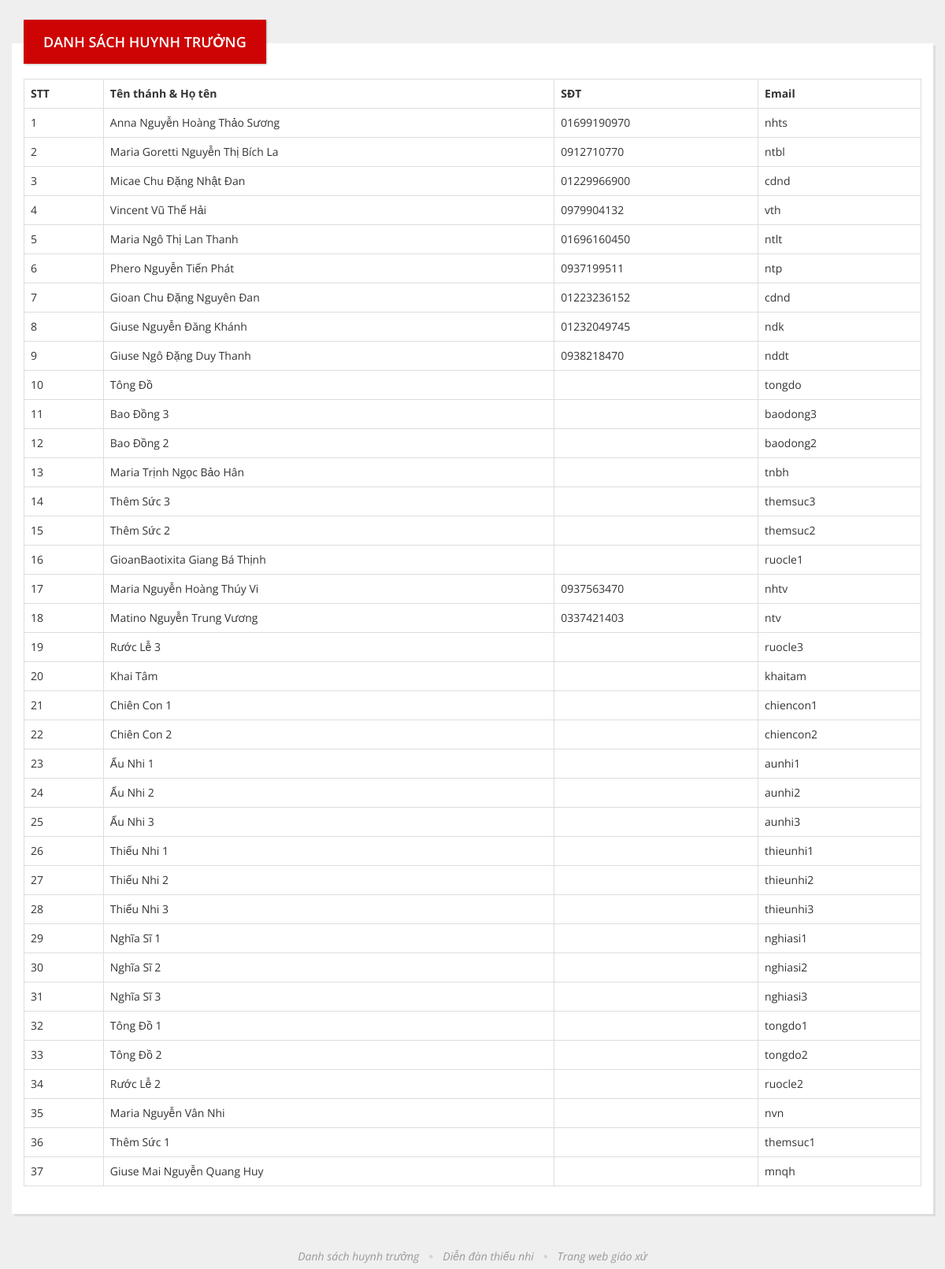
/index.php/index/danhsachhuynhtruong, run on the app's committed database.
### tables this page shows
CREATE TABLE `huynhtruong` (
  `id_huynhtruong` int(11) NOT NULL AUTO_INCREMENT,
  `mahuynhtruong` varchar(20) NOT NULL,
  `tenthanh` varchar(36) NOT NULL,
  `hoten` varchar(36) NOT NULL,
  `gioitinh` int(11) NOT NULL,
  `ngaysinh` varchar(15) NOT NULL,
  `ngaybonmang` varchar(15) NOT NULL,
  `diachi` text NOT NULL,
  `sdt` varchar(12) NOT NULL,
  `email` varchar(50) NOT NULL,
  `caphuynhtruong` varchar(20) NOT NULL,
  `chucvu` varchar(30) NOT NULL,
  `ghichu` text NOT NULL,
  `tinhtrang` int(11) NOT NULL,
  PRIMARY KEY (`id_huynhtruong`),
  UNIQUE KEY `mahuynhtruong` (`mahuynhtruong`)
);

### application/controllers/Index.php (called while the page is built, shortened)
<?php
class Index extends CI_Controller{
	public function __construct(){
		$this->load->helper("url");
	}
	public function danhsachhuynhtruong(){
		$this->load->database();
		$query=$this->db->query("SELECT * FROM huynhtruong WHERE id_huynhtruong !=16 AND tinhtrang = 1 ORDER BY mahuynhtruong");
		$data["result"]=$query->result_array();
		$data["page_title"]="Trang chủ";
		$data["view_page"]="view_danhsachhuynhtruong";
		$this->load->view("home/index",$data);
	}
}
?>

### index.php (called while the page is built, shortened)
<?php
require_once BASEPATH.'core/CodeIgniter.php';

### application/views/home/view_danhsachhuynhtruong.php (the view)
<div class="wrapper">
	<div class="box">
		<div class="box-title">Danh sách huynh trưởng</div>
		<div class="box-content table-responsive">
			<table class="table table-bordered">
            	<tr>
	                <th>STT</th>
	                <th>Tên thánh & Họ tên</th>
	                <th>SĐT</th>
	                <th>Email</th>
             	</tr>
	            <?php
	            foreach ($result as $key => $value) {
		        ?>
	            <tr>
	                <td><?php echo $key+1 ?></td>
	                <td><?php echo $value['tenthanh']." ".$value['hoten'] ?></td>
	                <td><?php echo $value['sdt'] ?></td>
	                <td><?php echo $value['email'] ?></td>
	              </tr>
	            <?php
	            }
	            ?>
        	</table>
        </div>
	</div>
</div>

### tmp/css/style.css (style rules this page uses)
* { outline: none; }
html { position: relative; min-height: 100%; }
body { background: #efefef; font-family: 'Open Sans', sans-serif; font-size: 14px; line-height: 22px; color:#333333; }
.wrapper { max-width: 1200px; padding:0 15px; margin: 0 auto; }
.box { padding: 55px 0 70px; position: relative; }
.box .box-title { font-size: 18px; line-height: 26px; font-weight: 600; text-transform: uppercase; background: #ce0404; color: #ffffff; padding: 15px 25px; position: absolute; top: 25px; left: 15px; box-shadow: 1px 1px 2px rgba(0,0,0,0.25); }
.box .box-content { background: #ffffff; padding:15px; padding-top: 45px; box-shadow: 3px 3px 0px rgba(0,0,0,0.07); }

### data on the page
huynhtruong: tenthanh "Anna", hoten "Nguyễn Hoàng Thảo Sương", sdt "01699190970", email "nhts"
huynhtruong: tenthanh "Maria Goretti", hoten "Nguyễn Thị Bích La", sdt "0912710770", email "ntbl"
huynhtruong: tenthanh "Micae", hoten "Chu Đặng Nhật Đan", sdt "01229966900", email "cdnd"
huynhtruong: tenthanh "Vincent", hoten "Vũ Thế Hải", sdt "0979904132", email "vth"
huynhtruong: tenthanh "Maria", hoten "Ngô Thị Lan Thanh", sdt "01696160450", email "ntlt"
huynhtruong: tenthanh "Phero", hoten "Nguyễn Tiến Phát", sdt "0937199511", email "ntp"
huynhtruong: tenthanh "Gioan", hoten "Chu Đặng Nguyên Đan", sdt "01223236152", email "cdnd"
huynhtruong: tenthanh "Giuse", hoten "Nguyễn Đăng Khánh", sdt "01232049745", email "ndk"
huynhtruong: tenthanh "Giuse", hoten "Ngô Đặng Duy Thanh", sdt "0938218470", email "nddt"
huynhtruong: tenthanh "Tông", hoten "Đồ", email "tongdo"
huynhtruong: tenthanh "Bao Đồng", hoten "3", email "baodong3"
huynhtruong: tenthanh "Bao Đồng", hoten "2", email "baodong2"
huynhtruong: tenthanh "Maria", hoten "Trịnh Ngọc Bảo Hân", email "tnbh"
huynhtruong: tenthanh "Thêm Sức", hoten "3", email "themsuc3"
huynhtruong: tenthanh "Thêm Sức", hoten "2", email "themsuc2"
huynhtruong: tenthanh "GioanBaotixita", hoten "Giang Bá Thịnh", email "ruocle1"
huynhtruong: tenthanh "Maria", hoten "Nguyễn Hoàng Thúy Vi", sdt "0937563470", email "nhtv"
huynhtruong: tenthanh "Matino", hoten "Nguyễn Trung Vương", sdt "0337421403", email "ntv"
huynhtruong: tenthanh "Rước Lễ", hoten "3", email "ruocle3"
huynhtruong: tenthanh "Khai", hoten "Tâm", email "khaitam"
huynhtruong: tenthanh "Chiên", hoten "Con 1", email "chiencon1"
huynhtruong: tenthanh "Chiên", hoten "Con 2", email "chiencon2"
huynhtruong: tenthanh "Ấu", hoten "Nhi 1", email "aunhi1"
huynhtruong: tenthanh "Ấu", hoten "Nhi 2", email "aunhi2"
huynhtruong: tenthanh "Ấu", hoten "Nhi 3", email "aunhi3"
huynhtruong: tenthanh "Thiếu", hoten "Nhi 1", email "thieunhi1"
huynhtruong: tenthanh "Thiếu", hoten "Nhi 2", email "thieunhi2"
huynhtruong: tenthanh "Thiếu", hoten "Nhi 3", email "thieunhi3"
huynhtruong: tenthanh "Nghĩa", hoten "Sĩ 1", email "nghiasi1"
huynhtruong: tenthanh "Nghĩa", hoten "Sĩ 2", email "nghiasi2"
huynhtruong: tenthanh "Nghĩa", hoten "Sĩ 3", email "nghiasi3"
huynhtruong: tenthanh "Tông", hoten "Đồ 1", email "tongdo1"
huynhtruong: tenthanh "Tông", hoten "Đồ 2", email "tongdo2"
huynhtruong: tenthanh "Rước Lễ", hoten "2", email "ruocle2"
huynhtruong: tenthanh "Maria", hoten "Nguyễn Vân Nhi", email "nvn"
huynhtruong: tenthanh "Thêm Sức", hoten "1", email "themsuc1"
huynhtruong: tenthanh "Giuse", hoten "Mai Nguyễn Quang Huy", email "mnqh"
